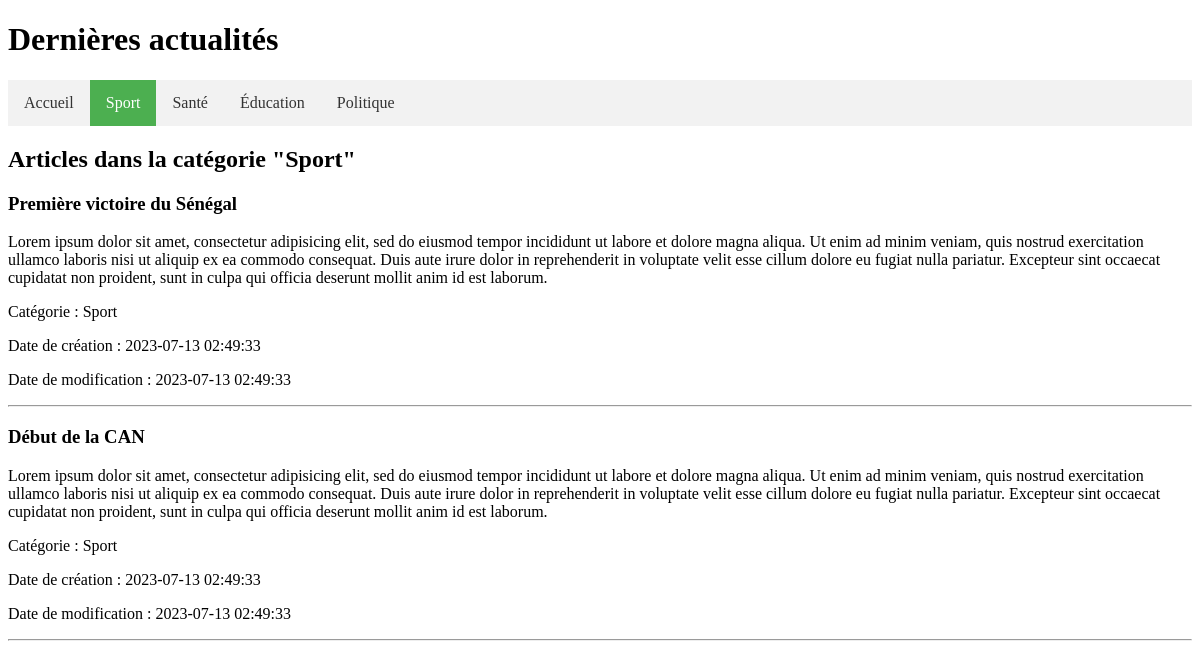
The app's page /version1/accueil.php?categorie=Sport with its own data.
### tables this page shows
CREATE TABLE IF NOT EXISTS `article` (
  `id` int NOT NULL AUTO_INCREMENT,
  `titre` varchar(255) DEFAULT NULL,
  `contenu` text,
  `dateCreation` datetime DEFAULT CURRENT_TIMESTAMP,
  `dateModification` datetime DEFAULT CURRENT_TIMESTAMP,
  `categorie` int DEFAULT NULL,
  PRIMARY KEY (`id`),
  KEY `fk_categorie_article` (`categorie`)
);

CREATE TABLE IF NOT EXISTS `categorie` (
  `id` int NOT NULL AUTO_INCREMENT,
  `libelle` varchar(20) DEFAULT NULL,
  PRIMARY KEY (`id`)
);

### version1/accueil.php (the view, shortened to what this page needs)
<?php
$host = 'localhost';
$db = 'mglsi_news';
$user = 'root';
$password = 'passer123';
$conn = new PDO("mysql:host=$host;dbname=$db;charset=utf8", $user, $password);
$conn->setAttribute(PDO::ATTR_ERRMODE, PDO::ERRMODE_EXCEPTION);
$categorie = isset($_GET['categorie']) ? $_GET['categorie'] : 'Accueil';
$query = "SELECT Article.*, Categorie.libelle AS categorie_libelle
          FROM Article
          INNER JOIN Categorie ON Article.categorie = Categorie.id
          WHERE Categorie.libelle = :categorie
          ORDER BY Article.dateCreation DESC";
$stmt = $conn->prepare($query);
$stmt->bindParam(':categorie', $categorie);
$stmt->execute();
$articles = $stmt->fetchAll(PDO::FETCH_ASSOC);
?>
<!DOCTYPE html>
<html>
<head>
</head>
<body>
    <h1>Dernières actualités</h1>
    <nav>
        <ul>
            <li><a class="<?php echo ($categorie === 'Accueil') ? 'active' : ''; ?>" href="index.php?categorie=Accueil">Accueil</a></li>
            <li><a class="<?php echo ($categorie === 'Sport') ? 'active' : ''; ?>" href="index.php?categorie=Sport">Sport</a></li>
            <li><a class="<?php echo ($categorie === 'Santé') ? 'active' : ''; ?>" href="index.php?categorie=Santé">Santé</a></li>
            <li><a class="<?php echo ($categorie === 'Éducation') ? 'active' : ''; ?>" href="index.php?categorie=Éducation">Éducation</a></li>
            <li><a class="<?php echo ($categorie === 'Politique') ? 'active' : ''; ?>" href="index.php?categorie=Politique">Politique</a></li>
        </ul>
    </nav>
    <h2>Articles dans la catégorie "<?php echo $categorie; ?>"</h2>
    <?php foreach ($articles as $article): ?>
        <div>
            <h3><?php echo $article['titre']; ?></h3>
            <p><?php echo $article['contenu']; ?></p>
            <p>Catégorie : <?php echo $article['categorie_libelle']; ?></p>
            <p>Date de création : <?php echo $article['dateCreation']; ?></p>
            <p>Date de modification : <?php echo $article['dateModification']; ?></p>
        </div>
        <hr>
    <?php endforeach; ?>
</body>
</html>

### version1/accueil.php (style rules this page uses)
nav ul { list-style-type: none; margin: 0; padding: 0; overflow: hidden; background-color: #f2f2f2; }
nav li { float: left; }
nav li a { display: block; color: #333; text-align: center; padding: 14px 16px; text-decoration: none; }
.active { background-color: #4CAF50; color: white; }

### records on screen
article: titre "Première victoire du Sénégal", contenu "Lorem ipsum dolor sit amet, consectetur adipisicing elit, sed do eiusmod tempor incididunt ut labore et dolore magna aliqua. Ut enim ad minim veniam, quis nostrud exercitation ullamco laboris nisi ut aliquip ex ea commodo consequat. Duis aute irure dolor in reprehenderit in voluptate velit esse cillum dolore eu fugiat nulla pariatur. Excepteur sint occaecat cupidatat non proident, sunt in culpa qui officia deserunt mollit anim id est laborum.", categorie.libelle "Sport", dateCreation "2023-07-13 02:49:33", dateModification "2023-07-13 02:49:33"
article: titre "Début de la CAN", contenu "Lorem ipsum dolor sit amet, consectetur adipisicing elit, sed do eiusmod tempor incididunt ut labore et dolore magna aliqua. Ut enim ad minim veniam, quis nostrud exercitation ullamco laboris nisi ut aliquip ex ea commodo consequat. Duis aute irure dolor in reprehenderit in voluptate velit esse cillum dolore eu fugiat nulla pariatur. Excepteur sint occaecat cupidatat non proident, sunt in culpa qui officia deserunt mollit anim id est laborum.", categorie.libelle "Sport", dateCreation "2023-07-13 02:49:33", dateModification "2023-07-13 02:49:33"

### other values on screen
$categorie "Sport"
